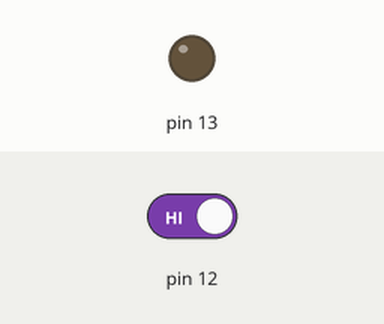
The sketch below on a simulated Arduino Uno, built with avr-gcc and run on an emulated ATmega328P. On the bench: output pins drawn as LEDs (lit = HIGH). Inputs (shaded band) come from the test bench; at power-on: pin 12 HIGH.

Above: at 1.2 s.
1.3 s: pin 12 driven LOW
At 2.2 s:
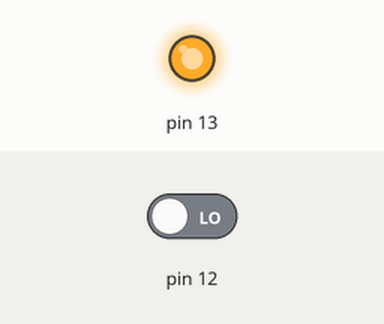
2.8 s: pin 12 driven HIGH
At 3.4 s:
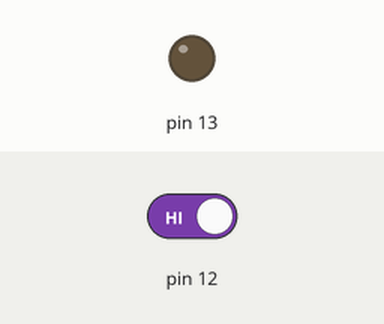
Timing chart, 0 to 5.8 s (numbered marks = the images above; inputs shaded):
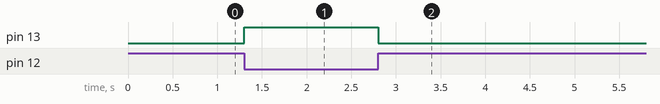

Measured:
- after the input at 1.3 s, pin 13: LOW → HIGH at once
- after the input at 2.8 s, pin 13: HIGH → LOW at once

The sketch:

sketch_nov18a.ino
```cpp
void setup() {
  // put your setup code here, to run once:
  pinMode(13,OUTPUT); //配置13引脚作为输出引脚，用来显示按键效果
  pinMode(12,INPUT);//配置12引脚作为输入引脚，用来判断按键的状态
}

void loop() {
  // put your main code here, to run repeatedly:
    if(digitalRead(12)==0){ //如果按键按下，就亮灯
        digitalWrite(13,HIGH);
      }else{ //否则，灯就不亮
           digitalWrite(13,LOW);
        }
        delay(100); //延时100ms，就是每100
}
```
